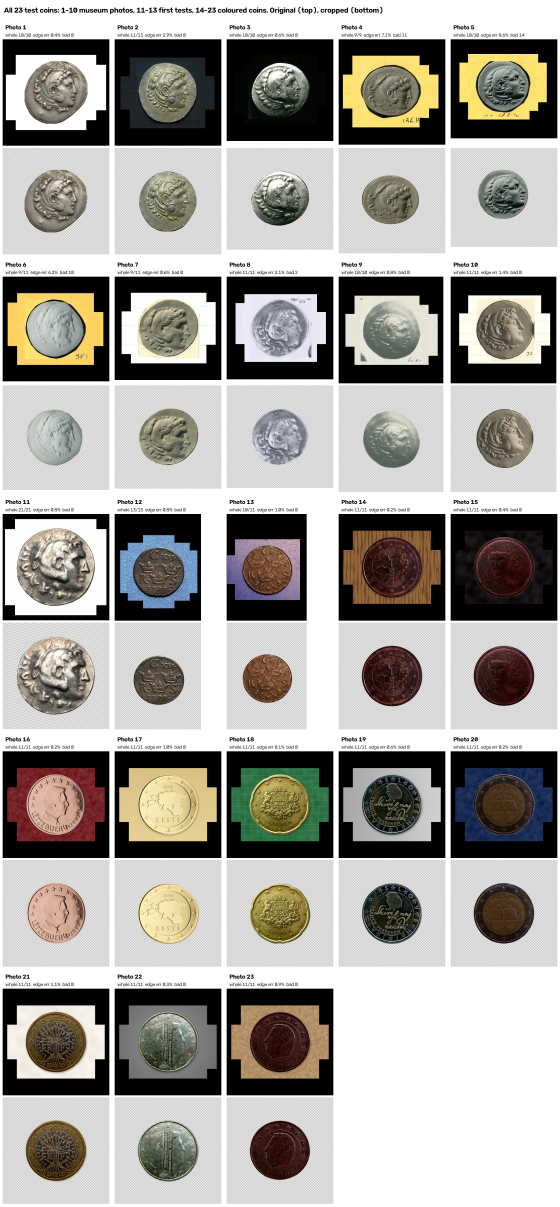
#> input picture scanner/all_23_crop_test.jpg, 1680 x 3620 px (shown at 1/3 size)
$ python -i coin_scan.py   (imports and definitions only)   (older library calls are emulated)
#> lines starting #> are read from the running program, lines starting #| are printed output that depends on the picture
#> further down, picture is the input picture: shape (3620, 1680, 3); mean B, G, R 157.1, 162.2, 165
"""Coin scanner: drives the XY stage, photographs the coin in overlapping tiles,
masks out the background, and prepares the tiles for Hugin.

Commands (run "python coin_scan.py <command> -h" for options):
  devices     list serial ports and cameras
  jog         live view; move the stage with the keyboard and set HOME on the coin centre
  calibrate   measure pixels per mm and the camera direction automatically
  scan        photograph the whole coin
  stitch      run Hugin's command-line tools on a scan folder
  cropfinal   find the coin in a stitched image and make the background transparent
  croptiles   mask the background in a folder of photos using only the pictures
              (for hand-taken photos, or a scan done with --no-mask)

Add --simulate to jog/calibrate/scan to test everything without hardware,
using any coin photo as a fake microscope view.
"""

import argparse
import csv
import json
import math
import warnings
import os
import shutil
import subprocess
import sys
import time

import cv2
import numpy as np

HERE = os.path.dirname(os.path.abspath(__file__))
CONFIG_PATH = os.path.join(HERE, "config.json")

DEFAULT_CONFIG = {
    "port": "COM3",
    "camera_index": 0,
    "width": 1920,
    "height": 1080,
    "px_per_mm": None,      # set by calibrate
    "x_vec": [1.0, 0.0],    # image shift (unit vector) when the stage moves +X; set by calibrate
    "y_vec": [0.0, 1.0],    # image shift (unit vector) when the stage moves +Y; set by calibrate
    "overlap": 0.35,
    "settle_s": 0.5,
    "simulate_image": "",
    "simulate_px_per_mm": 60.0,
}


# [15 lines left out: functions load_config, save_config, not called in this run]


# ---------------------------------------------------------------- hardware

class Stage:
    """Talks to coin_stage.ino over USB serial."""

    # [13 lines left out: functions __init__, _cmd, not called in this run]

    def move(self, x, y):
        self._cmd(f"MOVE {x:.3f} {y:.3f}")
        self.pos = (x, y)

    def jog(self, dx, dy):
        parts = self._cmd(f"JOG {dx:.3f} {dy:.3f}").split()
        self.pos = (float(parts[1]), float(parts[2]))

    def home(self):
        self._cmd("HOME")
        self.pos = (0.0, 0.0)

    def off(self):
        self._cmd("OFF")

    # [5 lines left out: function close, not called in this run]


class Camera:
    # [20 lines left out: functions __init__, grab, not called in this run]

    def preview(self):
        ok, frame = self.cap.read()
        return frame if ok else None

    def close(self):
        self.cap.release()


class SimWorld:
    """Fake stage + camera: crops a window out of a big coin photo."""

    # [8 lines left out: function __init__, not called in this run]

    # stage interface
    def move(self, x, y):
        self.pos = (x, y)

    def jog(self, dx, dy):
        self.pos = (self.pos[0] + dx, self.pos[1] + dy)

    def home(self):
        self.pos = (0.0, 0.0)

    def off(self):
        pass

    # camera interface
    # [7 lines left out: function grab, not called in this run]

    preview = grab

    def close(self):
        pass


# [34 lines left out: functions open_hardware, cmd_devices, not called in this run]


KEYS = {
    # Windows arrow-key codes from cv2.waitKeyEx, then WASD
    2424832: (-1, 0), 2555904: (1, 0), 2490368: (0, -1), 2621440: (0, 1),
    ord("a"): (-1, 0), ord("d"): (1, 0), ord("w"): (0, -1), ord("s"): (0, 1),
}


# [208 lines left out: functions cmd_jog, measure_shift, cmd_calibrate, plan_tiles, coin_mask, cmd_scan and 3 more, not called in this run]


HUGIN_FOV = 1.0  # lens angle Hugin is told; kept tiny so the flat mosaic is not distorted


# [237 lines left out: functions cmd_stitch, cmd_cropfinal, background_colour, background_noise, not called in this run]


def local_texture(img):
    gray = cv2.cvtColor(img, cv2.COLOR_BGR2GRAY).astype(np.float32)
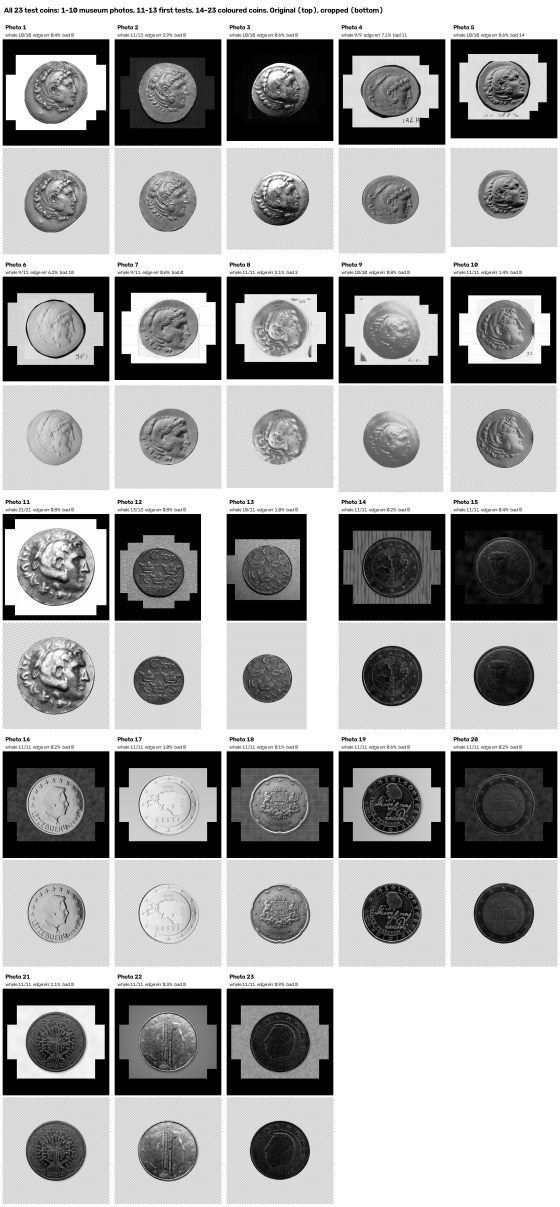
#> gray: shape (3620, 1680) float32 (shown at 1/3 size); min 0, max 255, mean 162.4
    mean = cv2.blur(gray, (7, 7))
    return np.sqrt(np.maximum(cv2.blur(gray * gray, (7, 7)) - mean * mean, 0))
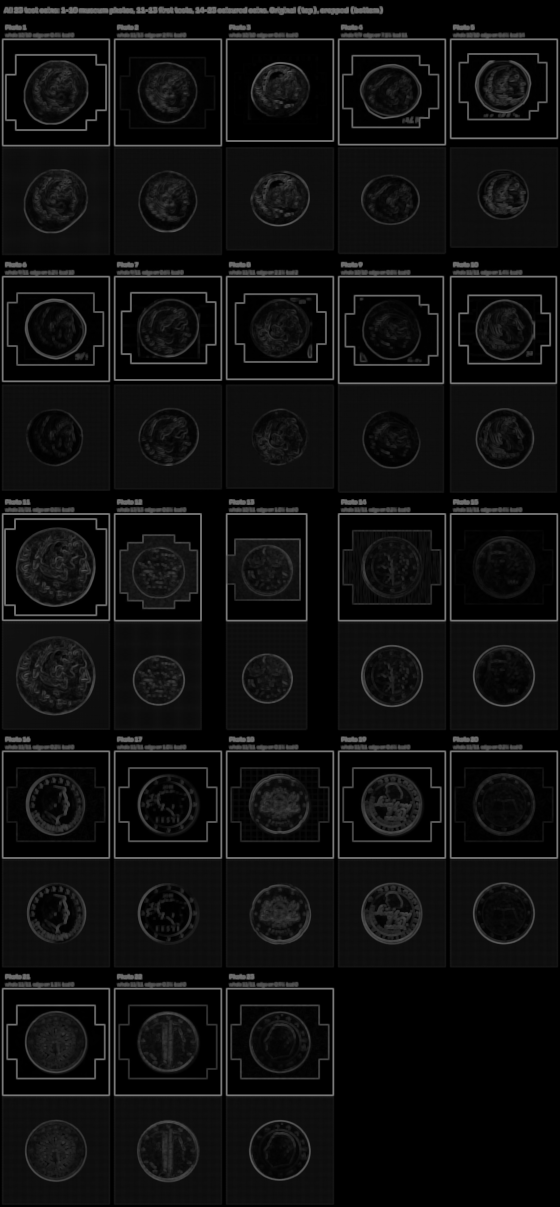
#> returned value: shape (3620, 1680) float32 (shown at 1/3 size); min 0, max 127.5, mean 15.6


def background_lab(bg):
    samples = np.atleast_2d(np.float32(bg))
    return cv2.cvtColor(np.uint8(np.clip(samples, 0, 255))[None], cv2.COLOR_BGR2LAB)[0].astype(np.float32)


# [249 lines left out: functions background_distance, shadow_tint, clean_edge, tidy_edge, coin_region, edge_points and 4 more, not called in this run]


OUTLINE_STEPS = 1440  # directions around the coin, a quarter of a degree apart


# [568 lines left out: functions guide_rho, outline_mask, vote_outline, whole_outline, cmd_croptiles, main, not called in this run]


# [2 lines not run here, left out]

>>> import cv2
>>> picture = cv2.imread('../all_23_crop_test.jpg')
>>> result = local_texture(picture)

$ run again, on scanner/blue_tile_crop_test.jpg
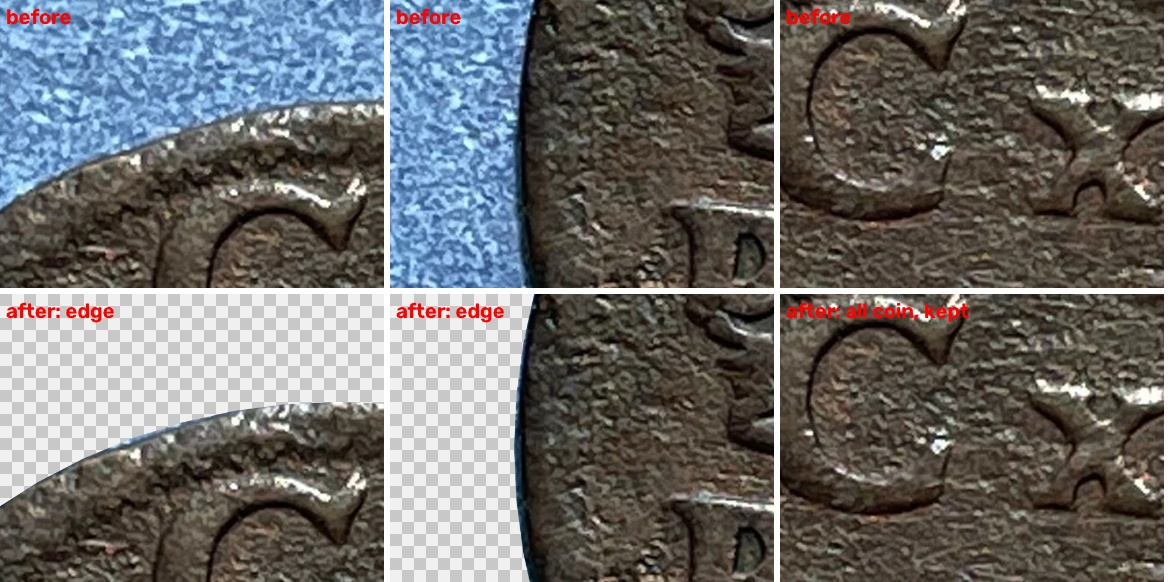
#> input picture scanner/blue_tile_crop_test.jpg, 1170 x 582 px
#> picture is the input picture: shape (582, 1170, 3); mean B, G, R 106, 107.3, 108.3
#> in local_texture, `mean = cv2.blur(gray, (7, 7))`:
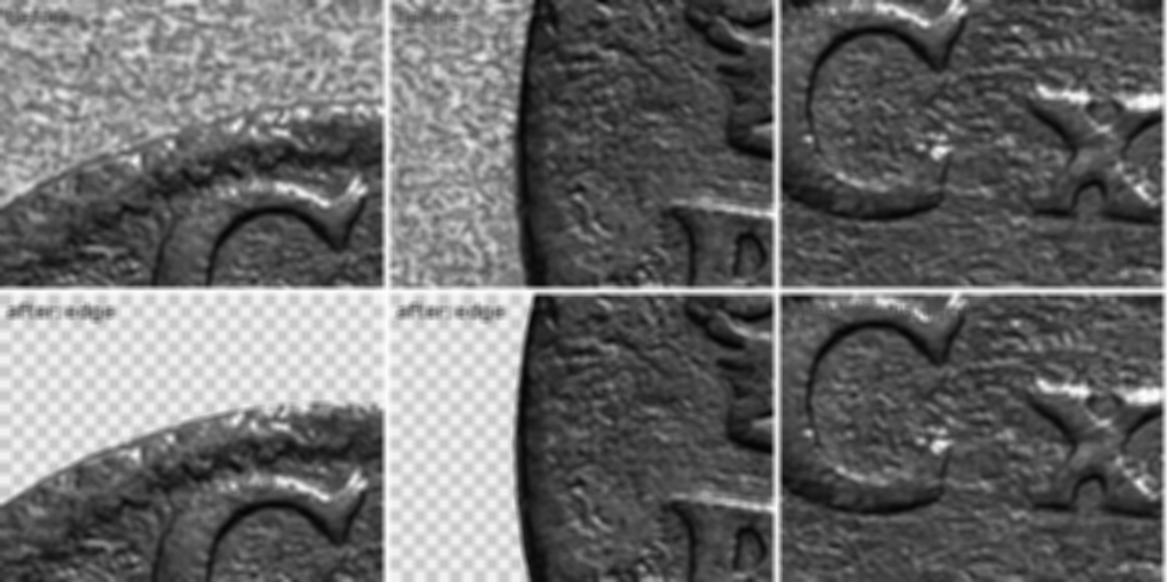
#> mean: shape (582, 1170) float32; min 2.96, max 255, mean 107.5
#> in local_texture, `return np.sqrt(np.maximum(cv2.blur(gray * gray, (7, 7)) - mean * mean,..`:
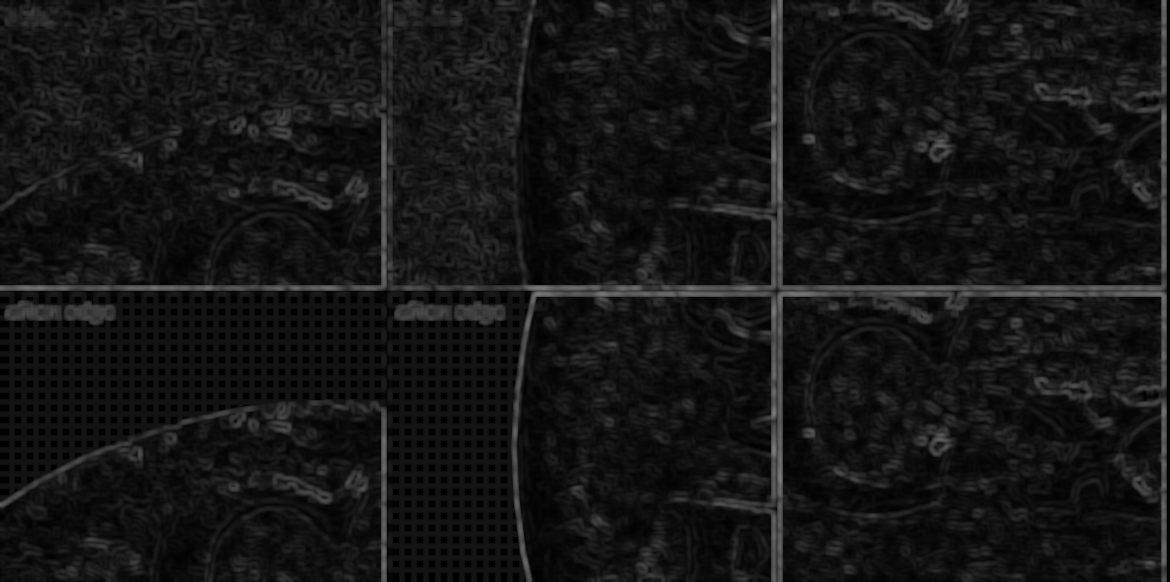
#> returned value: shape (582, 1170) float32; min 0, max 123.1, mean 21.4

$ run again, on scanner/blue_tile_test_stitched.jpg
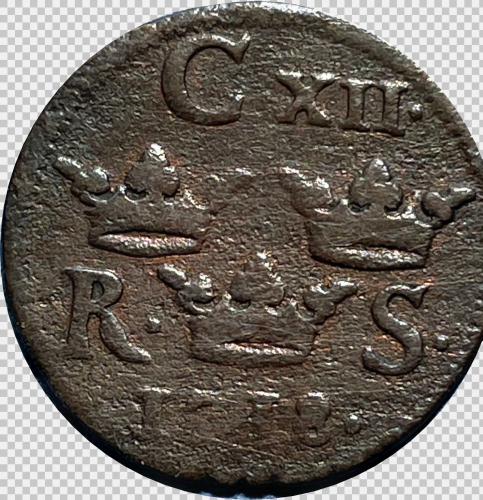
#> input picture scanner/blue_tile_test_stitched.jpg, 965 x 1000 px (shown at 1/2 size)
#> picture is the input picture: shape (1000, 965, 3); mean B, G, R 94.4, 102.1, 109
#> in local_texture, `mean = cv2.blur(gray, (7, 7))`:
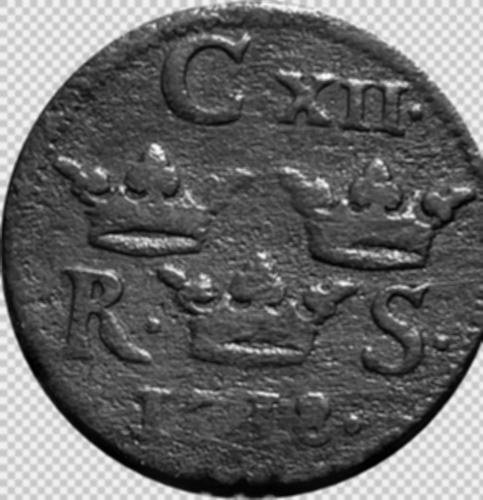
#> mean: shape (1000, 965) float32 (shown at 1/2 size); min 0.0204, max 251, mean 103.3
#> in local_texture, `return np.sqrt(np.maximum(cv2.blur(gray * gray, (7, 7)) - mean * mean,..`:
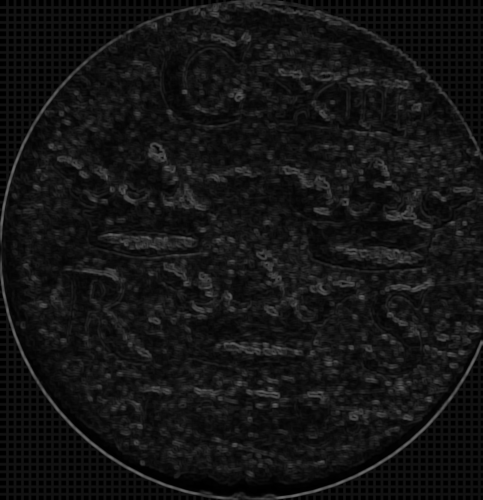
#> returned value: shape (1000, 965) float32 (shown at 1/2 size); min 0, max 110.6, mean 20.5

$ run again, on scanner/purple_tile_crop_test.jpg
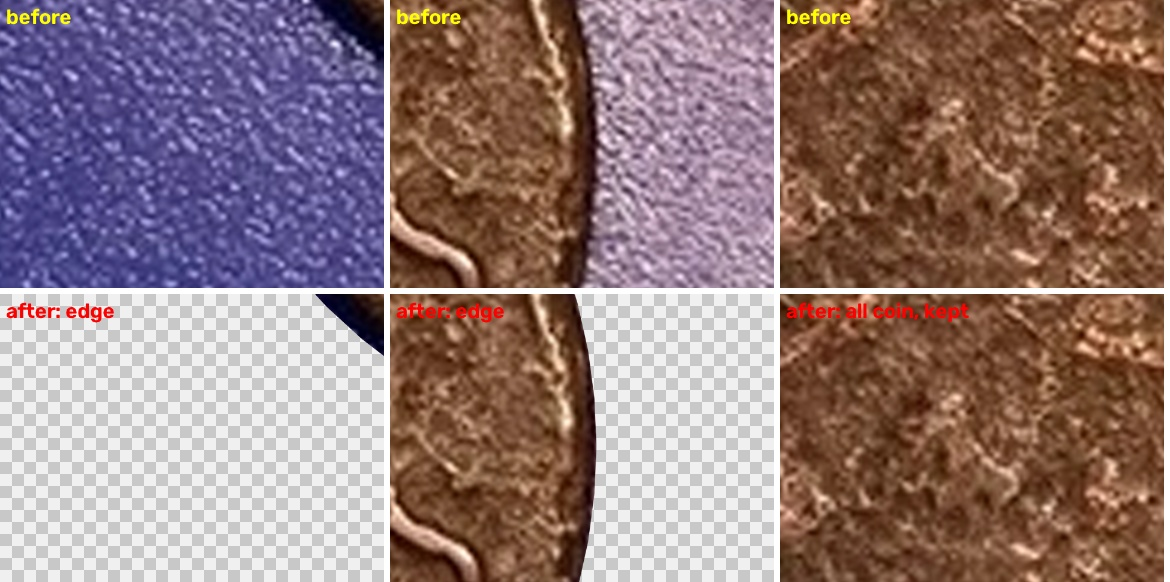
#> input picture scanner/purple_tile_crop_test.jpg, 1170 x 582 px
#> picture is the input picture: shape (582, 1170, 3); mean B, G, R 121, 122.4, 146.6
#> in local_texture, `mean = cv2.blur(gray, (7, 7))`:
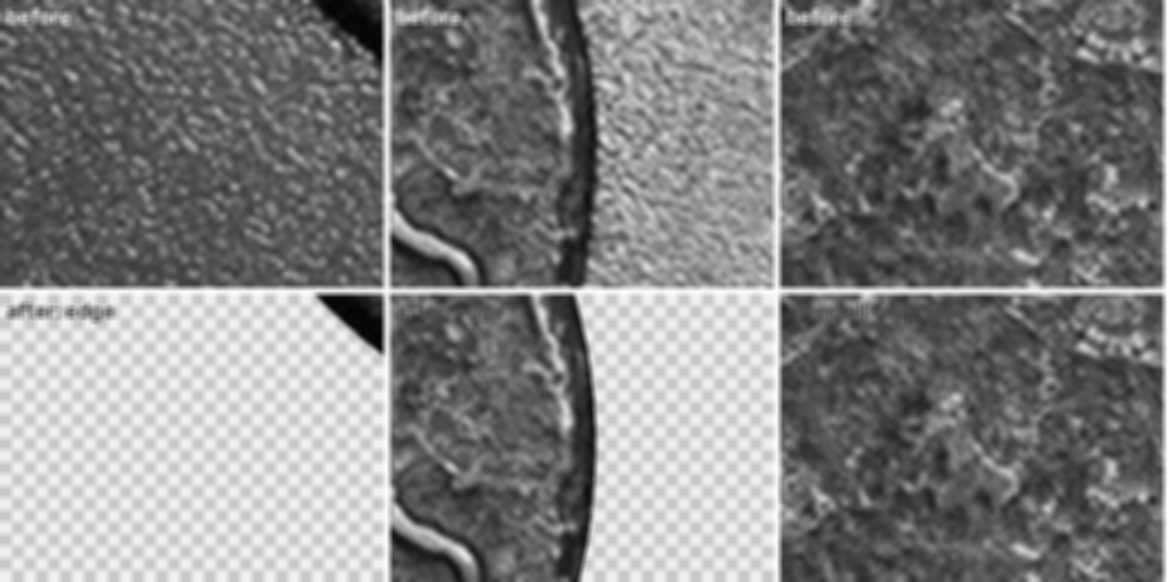
#> mean: shape (582, 1170) float32; min 3.78, max 255, mean 129.5
#> in local_texture, `return np.sqrt(np.maximum(cv2.blur(gray * gray, (7, 7)) - mean * mean,..`:
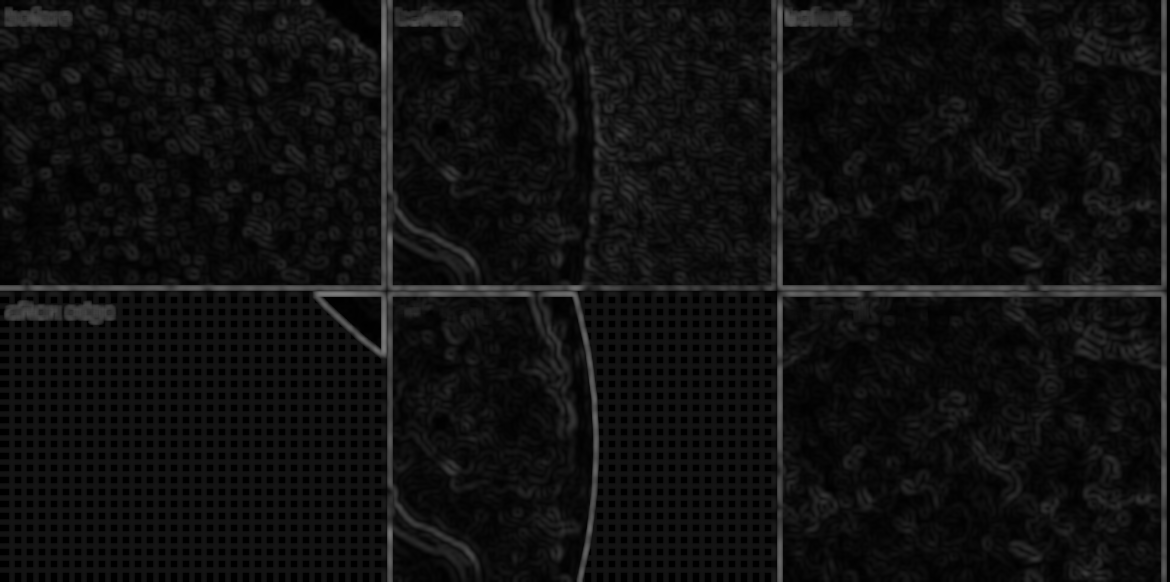
#> returned value: shape (582, 1170) float32; min 0, max 123.2, mean 16.5
